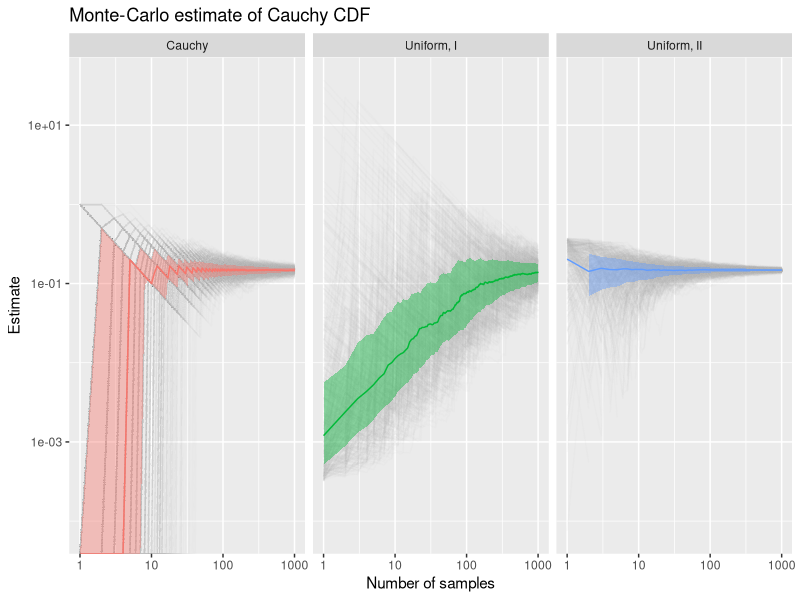
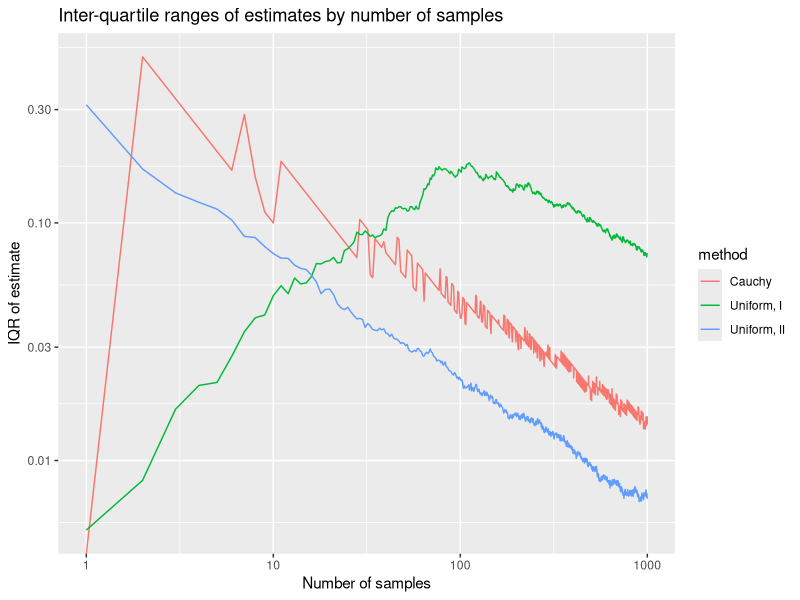

The R source for these figures, in order:
#!/usr/bin/env Rscript

library(dplyr)
library(tidyr)
library(ggplot2)

# Monte-Carlo approximation of P(X >= 2)

# E[1_[2, infty)(X)], X ~ Cauchy(0, 1)
mean(rcauchy(1e7) >= 2)

# Importance sampling
# E[f(X)], X ~ Unif(2, M)
u.max <- 1000
f.cauchy <- function(x) 1 / (pi * (1 + x^2))
u <- runif(1e7, min = 2, max = u.max)
mean((u.max - 2) * f.cauchy(u))

u2 <- runif(1e7, min = 0, max = 2)
0.5 - mean(2 * f.cauchy(u2))


n.max <- 1000
reps <- 500

M.cauchy <- replicate(reps, {
        cumsum(rcauchy(n.max) >= 2) / 1:n.max
})

M.uniformI <- replicate(reps, {
        u <- runif(n.max, min = 2, max = u.max)
        cumsum((u.max - 2) * f.cauchy(u)) / 1:n.max
})

M.uniformII <- replicate(reps, {
        u <- runif(n.max, min = 0, max = 2)
        0.5 - cumsum(2 * f.cauchy(u)) / 1:n.max
})

mat.to.df <- function(M, method = NULL) {
        M <- as.data.frame(t(M))
        colnames(M) <- 1:ncol(M)
        M$id <- 1:nrow(M)
        M <- pivot_longer(M, -id, names_to = "n", values_to = method)
        M$n <- as.integer(M$n)
        M
}

M.cauchy    <- mat.to.df(M.cauchy,    method = "Cauchy")
M.uniformI  <- mat.to.df(M.uniformI,  method = "Uniform, I")
M.uniformII <- mat.to.df(M.uniformII, method = "Uniform, II")
M <- purrr::reduce(.x = list(M.cauchy, M.uniformI, M.uniformII), merge)
M <- pivot_longer(M, -c("id", "n"), names_to = "method", values_to = "I")
M$method <- as.factor(M$method)
M.summary <- M %>%
        group_by(n, method) %>%
        summarize(
                median = median(I),
                Q1 = quantile(I, probs = 0.25),
                Q3 = quantile(I, probs = 0.75),
                IQR = Q3 - Q1
        )


cairo_pdf("cauchy.pdf", onefile = TRUE,  width = 8, height = 4)

ggplot(M, aes(x = n)) +
        geom_line(aes(y = I, group = id), alpha = 0.05, color = "grey") +
        geom_line(data = M.summary, aes(y = median, color = method)) +
        geom_ribbon(data = M.summary, aes(ymin = Q1, ymax = Q3, fill = method), alpha = 0.4) +
        facet_grid(cols = vars(method)) +
        scale_x_log10() +
        scale_y_log10() +
        guides(fill = "none", color = "none") +
        labs(
                x = "Number of samples",
                y = "Estimate",
                title = "Monte-Carlo estimate of Cauchy CDF"
        )

ggplot(M.summary, aes(x = n, y = IQR)) +
        geom_line(aes(color = method)) +
        scale_x_log10() +
        scale_y_log10() +
        labs(
                x = "Number of samples",
                y = "IQR of estimate",
                title = "Inter-quartile ranges of estimates by number of samples"
        )

dev.off()
